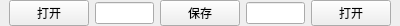
<?xml version="1.0" encoding="UTF-8"?>
<ui version="4.0">
 <class>WNavigationBar</class>
 <widget class="QWidget" name="WNavigationBar">
  <property name="geometry">
   <rect>
    <x>0</x>
    <y>0</y>
    <width>400</width>
    <height>23</height>
   </rect>
  </property>
  <property name="windowTitle">
   <string>Form</string>
  </property>
  <layout class="QHBoxLayout" name="horizontalLayout">
   <property name="leftMargin">
    <number>0</number>
   </property>
   <property name="topMargin">
    <number>0</number>
   </property>
   <property name="rightMargin">
    <number>0</number>
   </property>
   <property name="bottomMargin">
    <number>0</number>
   </property>
   <item>
    <spacer name="horizontalSpacer">
     <property name="orientation">
      <enum>Qt::Horizontal</enum>
     </property>
     <property name="sizeType">
      <enum>QSizePolicy::Fixed</enum>
     </property>
     <property name="sizeHint" stdset="0">
      <size>
       <width>9</width>
       <height>20</height>
      </size>
     </property>
    </spacer>
   </item>
   <item>
    <widget class="QPushButton" name="leftFileBtn">
     <property name="text">
      <string>打开</string>
     </property>
    </widget>
   </item>
   <item>
    <widget class="QLineEdit" name="lefitLineEdit"/>
   </item>
   <item>
    <widget class="QPushButton" name="saveFileBtn">
     <property name="text">
      <string>保存</string>
     </property>
    </widget>
   </item>
   <item>
    <widget class="QLineEdit" name="rightLineEdit"/>
   </item>
   <item>
    <widget class="QPushButton" name="rightFileBtn">
     <property name="text">
      <string>打开</string>
     </property>
    </widget>
   </item>
   <item>
    <spacer name="horizontalSpacer_2">
     <property name="orientation">
      <enum>Qt::Horizontal</enum>
     </property>
     <property name="sizeType">
      <enum>QSizePolicy::Fixed</enum>
     </property>
     <property name="sizeHint" stdset="0">
      <size>
       <width>9</width>
       <height>20</height>
      </size>
     </property>
    </spacer>
   </item>
  </layout>
 </widget>
 <resources/>
 <connections/>
</ui>
